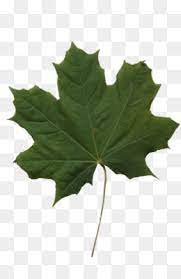
#> input picture source/list.jpeg, 181 x 279 px, found by its file name
$ python show_picture.py
#> lines starting #> are read from the running program, lines starting #| are printed output that depends on the picture
#!/usr/bin/python
# -*- coding: utf-8 -*-
import cv2
import sys
from platform import python_version
import matplotlib.pyplot as plt

print('OpenCV',cv2.__version__)
print('Python',python_version())

def main(argv):
    '''
    https://docs.opencv.org/4.5.5/d7/dfc/group__highgui.html#ga5afdf8410934fd099df85c75b2e0888b

    Альфа канал
    cv2.IMREAD_UNCHANGED = -1 - вернуть загруженное изображение как есть (с альфа-каналом, иначе оно будет обрезано)
    cv2.IMREAD_GRAYSCALE = 0 - преобразовывать изображение в одноканальное изображение в градациях серого
    cv2.IMREAD_COLOR = 1 -  преобразовывать изображение в 3-канальное цветное изображение BGR
    cv2.IMREAD_ANYCOLOR = 4 - изображение читается в любом возможном цветовом формате.

    cv2.WINDOW_NORMAL - позволяет изменять размер окна
    cv2.WINDOW_AUTOSIZE - автоматически настраивает размер окна в соответствии с отображаемым изображением
    cv2.WINDOW_GUI_EXPANDED - улучшенный графический интерфейс
    cv2.WINDOW_KEEPRATIO - сохраняет пропорции изображения
    По умолчанию cv2.WINDOW_AUTOSIZE | cv2.WINDOW_KEEPRATIO | cv2.WINDOW_GUI_EXPANDED
    '''

    path_dir = argv[0] if len(argv) > 0 else '/container_data/source'

    title = "IMREAD_UNCHANGED"
    cv2.namedWindow(title,cv2.WINDOW_NORMAL | cv2.WINDOW_KEEPRATIO | cv2.WINDOW_GUI_EXPANDED)
    img = cv2.imread(path_dir+"/list.jpeg",cv2.IMREAD_UNCHANGED)
#> img is the input picture: shape (279, 181, 3); mean B, G, R 182.2, 195.2, 189.7
    cv2.imshow(title,img)

    title = "IMREAD_GRAYSCALE"
    cv2.namedWindow(title,cv2.WINDOW_NORMAL | cv2.WINDOW_KEEPRATIO | cv2.WINDOW_GUI_EXPANDED)
    img = cv2.imread(path_dir+"/list.jpeg",cv2.IMREAD_GRAYSCALE)
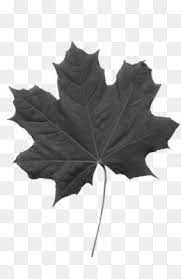
#> img: shape (279, 181); min 11, max 255, mean 192.1
    cv2.imshow(title,img)

    title = "IMREAD_COLOR"
    cv2.namedWindow(title,cv2.WINDOW_AUTOSIZE | cv2.WINDOW_KEEPRATIO | cv2.WINDOW_GUI_EXPANDED)
    img = cv2.imread(path_dir+"/list.jpeg",cv2.IMREAD_COLOR)
    cv2.imshow(title,img)


    # plot --------------------------------------------------
    #  Двумерный массив пикселей:
    smile = [[0, 0, 1, 1, 1, 1, 1, 1, 0, 0],
            [0, 1, 0, 0, 0, 0, 0, 0, 1, 0],
            [1, 0, 0, 0, 0, 0, 0, 0, 0, 1],
            [1, 0, 0, 1, 0, 0, 1, 0, 0, 1],
            [1, 0, 0, 0, 0, 0, 0, 0, 0, 1],
            [1, 0, 0, 0, 0, 0, 0, 0, 0, 1],
            [1, 0, 1, 0, 0, 0, 0, 1, 0, 1],
            [1, 0, 0, 1, 1, 1, 1, 0, 0, 1],
            [0, 1, 0, 0, 0, 0, 0, 0, 1, 0],
            [0, 0, 1, 1, 1, 1, 1, 1, 0, 0]]
    fig, ax = plt.subplots()
    ax.imshow(smile)
    fig.set_figwidth(6)  #  ширина и
    fig.set_figheight(6) #  высота "Figure"
    plt.show()
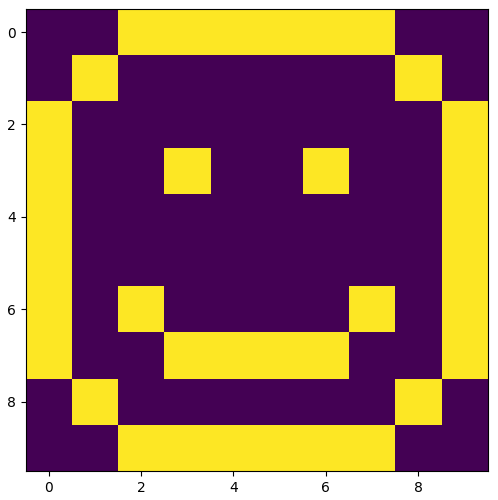
#> figure drawn by matplotlib, 1 panel

if __name__ == "__main__":
    main(sys.argv[1:])

# python  /container_data/image_example/show_picture.py  "/container_data/source"
